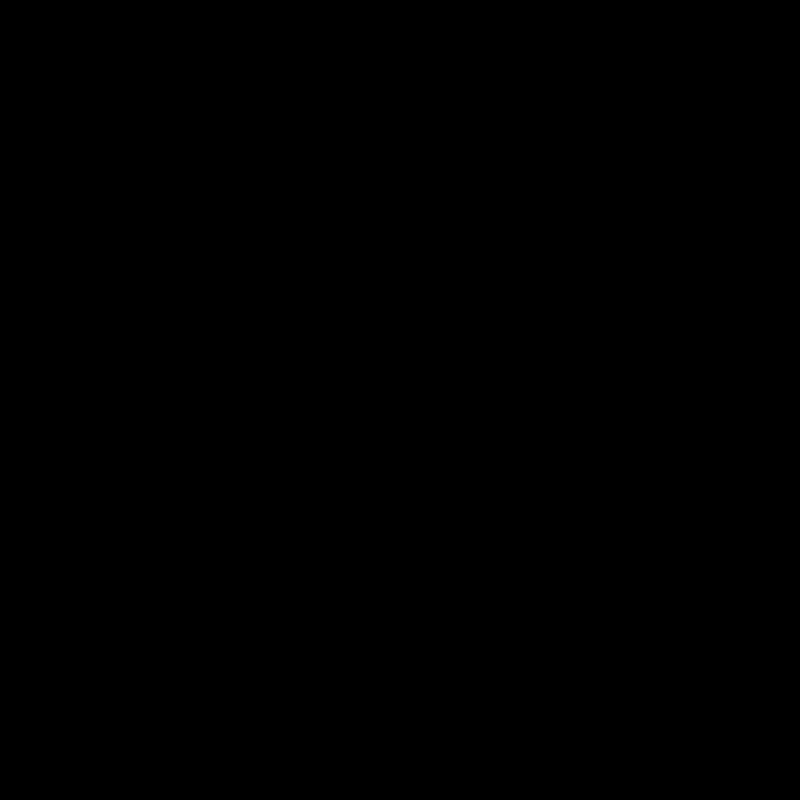
Frame 1 (no input)
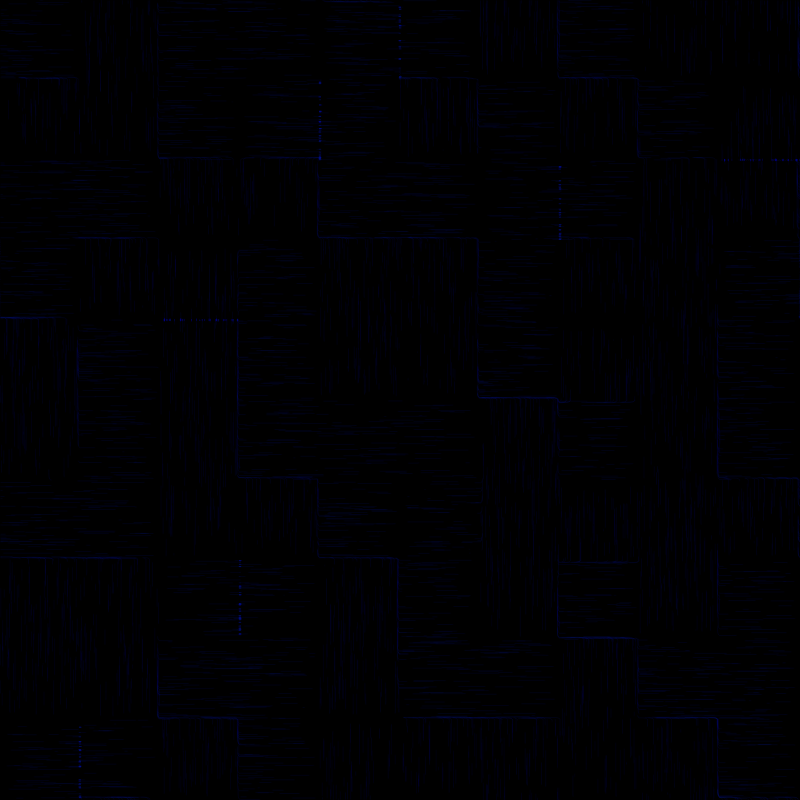
Frame 60 (no input)
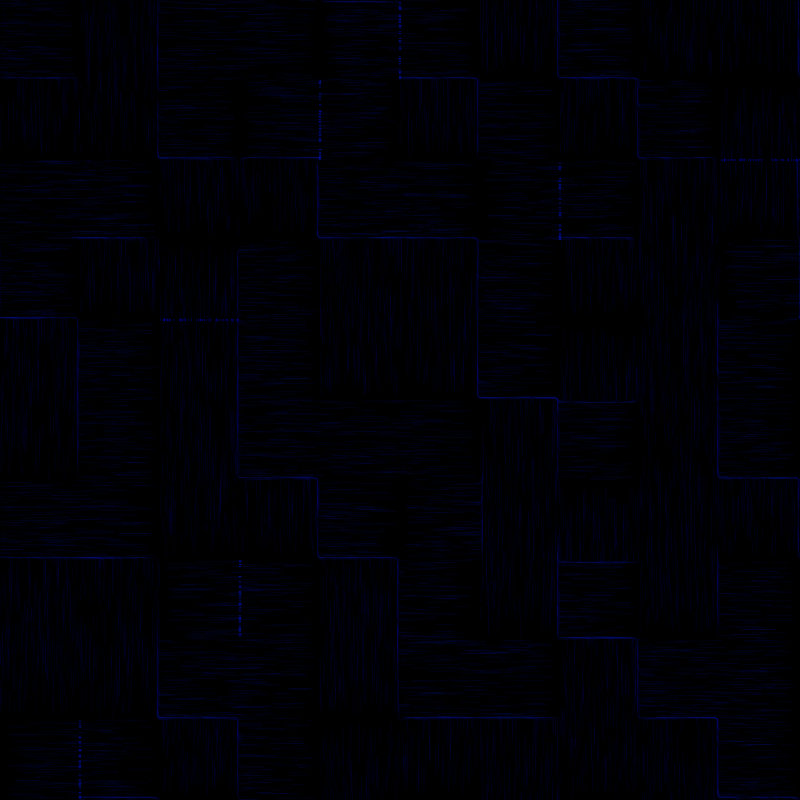
Frame 120 (the mouse pressed at the canvas centre since frame 60)

The p5.js sketch that drew these frames (run headless with seeded random() and noise() and a simulated clock; from frame 60 on, the mouse is pressed at the canvas centre):

// p5.js sketch
// ── sketch.js
let FIELD_SIZE = 80;

let particles = [];
let PARTICLE_COUNT = 2500;
let total_particles = PARTICLE_COUNT;

let flowfield;
let starting_points = [];

let avgGen = 0;
// let maxDist;


function setup() {
  createCanvas(800, 800);
  // colorMode(HSB)
  ellipseMode(CENTER);
  background(0);
  noiseSeed(1002);

  flowfield = new FlowField(FIELD_SIZE);
  // maxDist = ((width / 2) ** 2 + (height / 2) ** 2) ** 0.5;

  // starting_points = generateStartPositions(flowfield);

  for (let i = 0; i < PARTICLE_COUNT; i++) {
    let {startX, startY} = getStartPosition(flowfield);
    let c = getColor(startX, startY);
    particles[i] = new Particle(startX, startY, c);
  }
}

function draw() {
  // flowfield.update();

  for (let i = 0; i < particles.length; i++) {
    particles[i].follow(flowfield);
    particles[i].update(flowfield);
    particles[i].show();
  }
  
  if (frameCount % 100 == 0) {
    printStatus();
  }
}

function getStartPosition(field) {
  // constrain to the f-2 center
  // let f = 8;
  // let startX = random(width / f, width / f * (f - 1));
  // let startY = random(height / f, height / f * (f - 1));
  // offset - bottom right
  // startX = startX + (width/f) * 0.5;
  // startY = startY + (height/f) * 0.5;
  // if (starting_points.length == 0) {
  //   console.log('generating');
  //   starting_points = generateStartPositions(field);
  // }
  // let {startX, startY} = starting_points.pop(Math.floor(random(starting_points.length)))
  let startX = random(width);
  let startY = random(height);
  return {startX, startY};
}

function generateStartPositions(field) {
  positions = [];
  for (let i = 0; i < field.rows; i++) {
    for (let j = 0; j < field.cols; j++) {
      positions.push({
        startX: j * field.fieldSize,
        startY: i * field.fieldSize
      })
    }
  }
  return shuffle(positions);
}

function getColor(h) {
  let a = 100;
  // h = h + avgGen/10;
  // h = h + 160 
  // let offset = 111;
  // h = abs((h + offset) % TWO_PI);
  // let c = map(h, 0, TWO_PI, 0, 360);
  // c = c + 125
  // c = c % 360
  let palatte = [
    [4, 32, 148, a],
    // [0, 0, 0, a],
  ]
  let c = random(palatte);
  return c;
  // return [c, 90, 85, a];
}

function printStatus() {
  let fc = frameCount
  let avg = averageAge().toFixed(1);
  let ls = averageLifespan().toFixed(1);
  let gen = averageGeneration().toFixed(1);
  let tot = total_particles;
  let fr = frameRate().toFixed(1);
  let s = `${fc}\tavg: ${avg} ls: ${ls} gen: ${gen} total: ${tot} fr: ${fr}`
  console.log(s);
}

function averageAge() {
  return particles.reduce((prev, curr) => prev + int(curr.age), 0) / particles.length;
}

function averageGeneration() {
  avgGen = particles.reduce((prev, curr) => prev + int(curr.generation), 0) / particles.length;
  return avgGen;
}

function averageLifespan() {
  return particles.reduce((prev, curr) => prev + int(curr.lifetime), 0) / particles.length;
}

function keyPressed() {
  switch (key) {
    case 'S':
      loop();
      console.log("Started looping");
      break;
    case ' ':
      noLoop();
      console.log("Stopped looping");
      break;
    default:
      break;
  }
}

// function mousePressed() {
//   // let { startX, startY } = getStartPosition();
//   let c = getColor(mouseX, mouseY, 0);
//   let p = new Particle(mouseX, mouseY, c);
//   particles.push(p);
//   total_particles++;
// }
// ── field.js
function FlowField(fieldSize) {
  let xIncr = 1;
  let yIncr = xIncr;
  let zIncr = 0.0;
  // let zOff = 10.02;
  let zOff = 0.0;

  this.fieldSize = fieldSize;
  this.cols = floor(width / this.fieldSize);
  this.rows = floor(height / this.fieldSize);

  this.field = new Array(this.cols * this.rows);



  this.update = function updateFlowField() {
    // console.log('generate');
    let yOff = 0.0;
    for (let y = 0; y < this.rows; y++) {
      let xOff = 0;
      for (let x = 0; x < this.cols; x++) {
        let idx = x + (y * this.cols);
        let angle = generateFieldAngle(xOff, yOff, zOff);
        let v = p5.Vector.fromAngle(angle);
        v.setMag(0.8);
        this.field[idx] = v;

        xOff += xIncr;
      }
      yOff += yIncr;
    }

    if (frameCount % 500 == 0) {
      // zOff += 0.2;
      // console.log(frameCount);
      // zIncr = 0.0
    }
    zOff += zIncr;
  }

  this.update();

  this.getVector = function getVectorFlowField(_x, _y) {
    let x = floor(_x / this.fieldSize);
    let y = floor(_y / this.fieldSize);
    let idx = x + (y * this.cols);
    let vector = this.field[idx];
    return vector;
  }

  // this.getVectorOverlayGraphic = function() {
  //   // let overlay = createGraphics()
  //   for (let y = 0; y < this.rows; y++) {
  //     for (let x = 0; x < this.cols; x++) {
  //       let idx = x + (y * this.cols);
  //       let v = this.field[idx];
  //       push();
  //       stroke(0, 128);
  //       strokeWeight(1);
  //       translate(x * this.fieldSize, y * this.fieldSize);
  //       rotate(v.heading());
  //       line(0, 0, this.fieldSize, 0);
  //       pop();
  //     }
  //   }
  // }

  function generateFieldAngle(xOff, yOff, zOff) {
    let n = noise(xOff, yOff, zOff); // 0 < n < 1
    let f = 4;
    n = floor(n * f) / f;
    return - n * TWO_PI;
  }
}
// ── particle.js
MIN_LIFESPAN = 15;
MAX_LIFESPAN = 45;

function Particle(x, y, c) {
  this.pos = createVector(x, y);
  this.vel = createVector(random(-TWO_PI, TWO_PI), random(-TWO_PI, TWO_PI));
  this.acc = createVector(0, 0);
  this.maxSpeed = 1;
  this.diameter = 3;
  this.lifetime = random(MIN_LIFESPAN, MAX_LIFESPAN);
  this.age = 0;
  this.generation = 0;
  this.strokeColor = 0;
  this.strokeAlpha = 255;
  this.strokeWeight = 0.2;
  this.color = c;

  this.prevPos = this.pos.copy();

  this.update = function updateParticle(field) {
    if (this.age < this.lifetime) {
      this.vel.add(this.acc);
      this.vel.limit(this.maxSpeed);
      this.direction = p5.Vector.sub(this.pos, this.prevPos);
      let h = this.direction.heading();
      this.prevPos = this.pos.copy();
      this.pos.add(this.vel);
      this.acc.mult(0);
      this.edges();
      this.age += 1;
    } else {
      let { startX, startY } = getStartPosition(field);
      this.color = getColor()
      this.pos = createVector(startX, startY);
      this.prevPos = this.pos.copy();
      this.vel = createVector(0, 0);
      this.acc = createVector(0, 0);
      this.lifetime = random(MIN_LIFESPAN, MAX_LIFESPAN)
      this.age = 0;
      this.generation += 1;
      // this.color = getColor(startX, startY, this.generation);
      total_particles++;
    }
  }

  this.applyForce = function applyForceParticle(force) {
    this.acc.add(force);
  }

  this.follow = function followParticle(flowfield) {
    let force = flowfield.getVector(this.pos.x, this.pos.y);
    this.applyForce(force);
  }

  this.show = function showParticle() {
    if (this.age > 5 && frameCount > 0) {
      // let direction = p5.Vector.sub(this.prevPos, this.pos);
      stroke(this.color);
      strokeWeight(this.strokeWeight);
      strokeJoin(ROUND);
      line(this.pos.x, this.pos.y, this.prevPos.x, this.prevPos.y);
      // drawShape(this.pos.x, this.pos.y, direction.heading())
      noFill();
      // noStroke();
      // fill(this.color);
      // ellipse(this.pos.x, this.pos.y, this.diameter);
    }
  }

  this.edges = function() {
    if (this.pos.x > width) {
      this.pos.x = 0;
      this.prevPos = this.pos.copy();
    }
    if (this.pos.x < 0) {
      this.pos.x = width;
      this.prevPos = this.pos.copy();
    }
    if (this.pos.y > height) {
      this.pos.y = 0;
      this.prevPos = this.pos.copy();
    }
    if (this.pos.y < 0) {
      this.pos.y = height;
      this.prevPos = this.pos.copy();
    }
  }
}

function drawShape(x, y, heading) {
  push();
  translate(x, y);
  rotate(heading);
  beginShape();
  vertex(0, 20);
  vertex(20, 20);
  vertex(20, 0);
  vertex(0, 0);
  endShape(CLOSE);
  pop();
}
